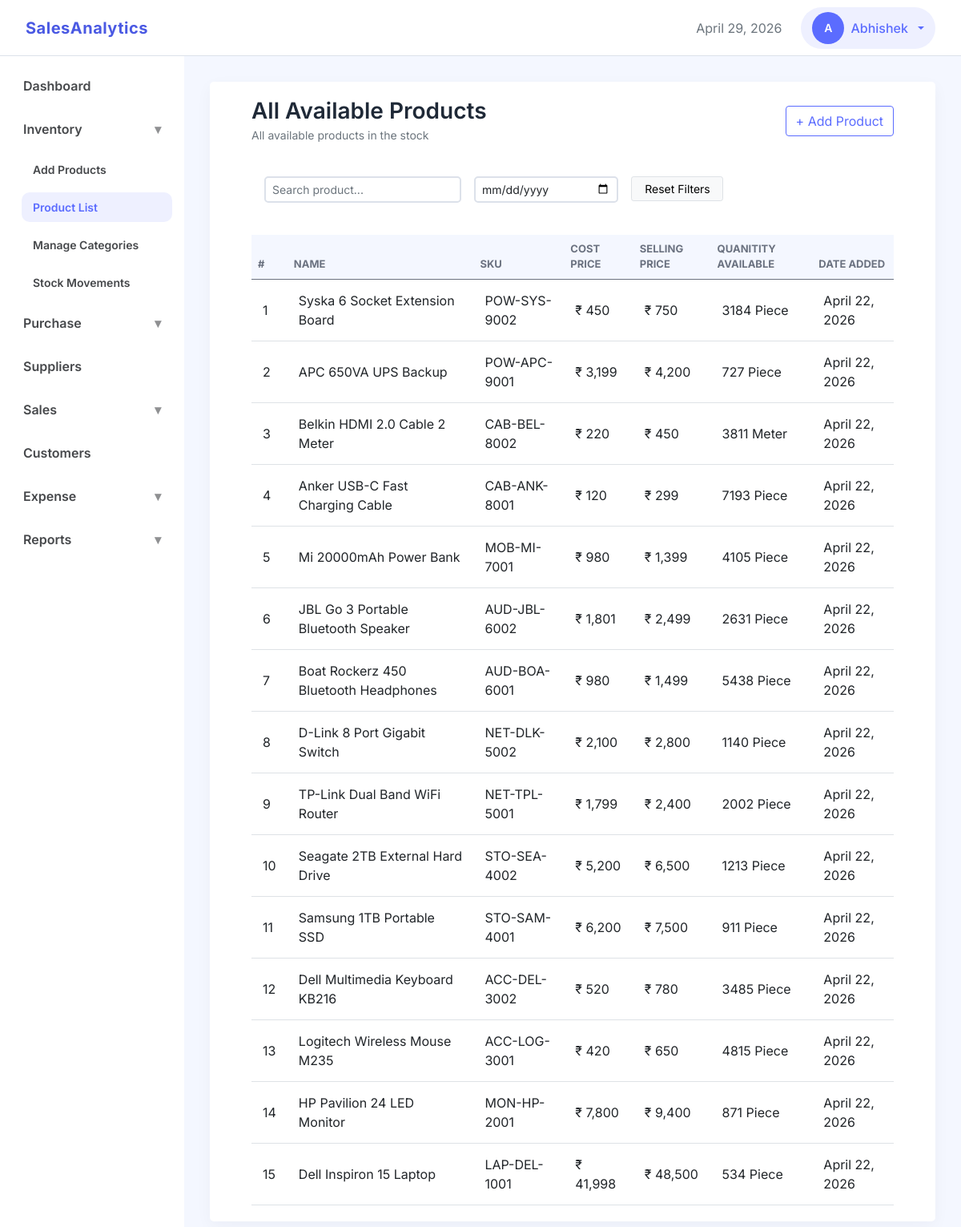
Page /inventory/list/ (signed in) on the committed database.
### accounts/models.py (models this page shows, shortened)
class User(AbstractUser):
    username = None # Remove username
    first_name = models.CharField(max_length=150)
    email = models.EmailField(unique=True)
    created_at = models.DateTimeField(auto_now_add=True)
    updated_at = models.DateTimeField(auto_now=True)
    USERNAME_FIELD = 'email'
    REQUIRED_FIELDS = []
    objects = UserManager() # Attach Manager

### inventory/models.py (models this page shows, shortened)
class Product(models.Model):
    class UnitChoices(models.TextChoices):
        PIECE = 'pcs', 'Piece'
        KILOGRAM = 'kg', 'KG'
        LITER = 'l', 'Liter'
        GRAM = 'g', 'Gram'
        METER = 'm', 'Meter'
        BOX = 'box', 'Box'
        PACK = 'pack', 'Pack'
    name = models.CharField(max_length=100)
    description = models.TextField(blank=True)
    sku = models.CharField(max_length=100, unique=True)
    category = models.ForeignKey(
        ProductCategory, on_delete=models.PROTECT,
        db_index=True,
        related_name='products'
        )
    current_avg_cost = models.DecimalField(
        max_digits=12,
        decimal_places=2,
        blank=True,
        null=True
        )
    selling_price = models.DecimalField(
        max_digits=12,
        decimal_places=2
        )
    current_stock = models.IntegerField(
        default=0,
        validators=[MinValueValidator(0)]
        )
    unit = models.CharField(
        max_length=20,
        choices=UnitChoices.choices
        )
    reorder_level = models.IntegerField(
        default=0,
        validators=[MinValueValidator(0)]
        )
    is_active = models.BooleanField(default=True)
    business = models.ForeignKey('business.Business', on_delete=models.CASCADE, related_name='products')
    created_by = models.ForeignKey('accounts.User', on_delete=models.SET_NULL, null=True, blank=True, related_name='created_products')
    created_at = models.DateTimeField(auto_now_add=True)
    updated_at = models.DateTimeField(auto_now=True)

### inventory/views.py (the view)
# urls.py: path('list/', views.ProductListView.as_view(), name='product_list'),
class ProductListView(ListView):
    model = Product
    template_name = 'inventory/product_list.html'
    context_object_name = 'products'
    def get_queryset(self):
        return Product.objects.filter(business_id=get_business_id(self.request)).order_by('-created_at')

### core/context_processors.py (called while the page is built)
def user_role(request):
    if request.user.is_authenticated:
        business_id = request.session.get('business_id')
        if business_id:
            membership = Membership.objects.filter(
                business_id=business_id,
                user=request.user
            ).first()
            if membership:
                return {'user_role': membership.role}
    return {'user_role': None}

### dashboard/templatetags/navigation_tags.py (called while the page is built)
@register.simple_tag(takes_context=True)
def active(context, *url_names):
    request = context['request']
    current_url = request.resolver_match.url_name
    if current_url in url_names:
        return 'active'
    return ''

@register.simple_tag(takes_context=True)
def show_menu(context, *url_names):
    request = context['request']
    current_url = request.resolver_match.url_name
    if current_url in url_names:
        return 'show'
    return ''

### inventory/views.py (called while the page is built)
def get_business_id(request):
    return request.session.get('business_id')

### templates/inventory/product_list.html (shortened to what this page needs)
{% extends "base.html" %}
{% load static %}
{% load humanize %}
{% block css_files%}
    <link rel="stylesheet" href="{% static 'css/apps/list.css' %}">
{% endblock %}
{% block content %}
<div class="container-fluid">
    <div class="d-flex justify-content-between align-items-center mb-4">
        <div>
            <h3 class="section-title mb-0">All Available Products</h3>
            <small class="text-muted">All available products in the stock</small>
        </div>
        <a href="{% url 'add_product' %}" class="btn btn-secondary">
            + Add Product
        </a>
    </div>
    <div class=" mb-4 p-3">
        <div class="row g-3">
            <div class="col-md-4">
                <input type="text" id="search_field"
                       class="form-control form-control-sm"
                       placeholder="Search product...">
            </div>
            <div class="col-md-3">
                <input type="date" id="date_field" class="form-control  form-control-sm">
            </div>
            <div class="col-md-2">
                <button id="reset_filters" class="btn btn-sm btn-light border w-100">
                    Reset Filters
                </button>
            </div>
        </div>
    </div>
    <div class="">
        <div class="table-responsive">
            <table class="table table-hover align-middle data-table mb-0">
                <thead>
                    <tr>
                        <th>#</th>
                        <th>Name</th>
                        <th>SKU</th>
                        <th>cost Price</th>
                        <th>Selling Price</th>
                        <th>Quanitity Available</th>
                        <th>Date Added</th>
                    </tr>
                </thead>
                <tbody id="products_tbody">
                    {% for product in products %}
                    <tr class="clickable-row" data-url="{% url 'product_detail' product.id %}">
                        <td>{{ forloop.counter }}</td>
                        <td>
                            {{ product.name }}
                        </td>
                        <td>{{ product.sku }}</td>
                        <td>
                            ₹ {{ product.current_avg_cost|floatformat:0|intcomma }}
                        </td>
                        <td>
                            ₹ {{ product.selling_price|floatformat:0|intcomma }}
                        </td>
                        <td>
                            {{ product.current_stock  }} {{ product.get_unit_display }}
                        </td>
                        <td>
                            {{ product.created_at|date }}
                        </td>
                    </tr>
                    {% empty %}
                    <tr>
                        <td colspan="7" class="text-center py-4 text-muted">
                            No products recorded
                        </td>
                    </tr>
                    {% endfor %}
                </tbody>
            </table>
        </div>
    </div>
</div>
{% endblock %}

### templates/partials/navbar.html (shortened to what this page needs)
<nav class="navbar custom-navbar d-flex justify-content-between align-items-center">
    <div class="d-flex align-items-center gap-4">
        <a class="navbar-brand" href="{% url 'dashboard' %}">SalesAnalytics</a>
    </div>
    <div class="d-flex align-items-center gap-4">
        <span class="text-muted" id="nav-date"></span>
        {% if user.is_authenticated %}
            <div class="dropdown">
                <button class="btn admin-btn dropdown-toggle d-flex align-items-center gap-2"
                        data-bs-toggle="dropdown"
                        aria-expanded="false">
                    <div class="avatar">{{ user.first_name|default:user.email|slice:':1'|upper }}</div>
                    <span>{{ user.first_name }}</span>
                </button>
            </div>
        {% else %}
            <div>
                <a class="btn btn-primary me-2" href="{% url 'signin' %}">Sign In</a>
                <a class="btn btn-outline-primary" href="{% url 'signup' %}">Sign Up</a>
            </div>
        {% endif %}
    </div>
</nav>

### static/css/base.css (style rules this page uses)
:root { --clr-primary: #5b6cff; --clr-secondary: #4038c6; --clr-primary-hover: #4a59e3; --clr-primary-medium: #dbdffc; --clr-primary-soft: #eef0ff; --clr-accent: #00c2ff; --primary-gradient: linear-gradient(135deg, var(--clr-secondary), var(--clr-primary)); --secondary-gradient: linear-gradient(130deg, var(--clr-primary-hover), var(--clr-primary)); --clr-bg-main: #ffffff; --clr-bg-content: #f4f7ff; --clr-bg-btn-secondary: #eaeaea; --clr-bg-components: #f5f7fa; --clr-text-main: #1f2937; --clr-text-medium: #46484b; --clr-text-muted: #6b7280; --clr-text-placeholder: #c4c7cc; --clr-text-light: #fefefc; --clr-border: #dce1ea; --clr-border-light: #e4e7ec; --shadow-soft: 0 6px 20px rgba(17, 24, 39, 0.04); --radius: 5px; --nav-height: 70px; --space-xs: 8px; --space-sm: 12px; --space-md: 16px; --space-lg: 24px; --space-xl: 32px; }
* { box-sizing: border-box; }
body { margin: 0; padding: 0; font-family: "Inter", sans-serif; color: var(--clr-text-main); background: var(--clr-bg-main); -webkit-font-smoothing: antialiased; }
h1, h2, h3, h4, h5 { font-weight: 600; margin-bottom: 0.5rem; }
.text-muted { color: var(--clr-text-muted); }
.clickable-row { cursor: pointer; }

### static/css/layout.css (style rules this page uses)
.custom-navbar { height: var(--nav-height); background: var(--clr-bg-main); border-bottom: 1px solid var(--clr-border); padding: 0 32px; }
.navbar-brand { font-weight: 700; color: var(--clr-primary); letter-spacing: 0.5px; transition: color 0.5s ease; }
.navbar-brand { color: var(--clr-primary-hover); }
.admin-btn { background: var(--clr-primary-soft); border: none; border-radius: 30px; padding: 6px 14px; font-weight: 500; color: var(--clr-primary); }
.avatar { width: 32px; height: 32px; background: var(--clr-primary); color: #ffffff; font-size: 14px; font-weight: 600; display: flex; align-items: center; justify-content: center; border-radius: 50%; }
.table td { vertical-align: middle; }

### static/css/components.css (style rules this page uses)
.form-control, .form-select { border-radius: var(--radius); border: 2px solid var(--clr-border); }
.btn-secondary { background: none !important; border-color: var(--clr-primary) !important; color: var(--clr-primary) !important; }
.avatar { width: 40px; height: 40px; border-radius: 50%; object-fit: cover; }
.table-responsive { overflow: visible; }

### static/css/apps/list.css (style rules this page uses)
.data-table thead { background: var(--clr-bg-content); }
.data-table th { font-size: 13px; text-transform: uppercase; color: var(--clr-text-muted); }
.data-table td { padding: 14px; }

### rows in the picture
User: first_name "A", first_name "Abhishek"
Product: name "Syska 6 Socket Extension Board", sku "POW-SYS-9002", current_avg_cost "450", selling_price "750", current_stock "3184", unit "Piece", created_at "April 22, 2026"
Product: name "APC 650VA UPS Backup", sku "POW-APC-9001", current_avg_cost "3,199", selling_price "4,200", current_stock "727", unit "Piece", created_at "April 22, 2026"
Product: name "Belkin HDMI 2.0 Cable 2 Meter", sku "CAB-BEL-8002", current_avg_cost "220", selling_price "450", current_stock "3811", unit "Meter", created_at "April 22, 2026"
Product: name "Anker USB-C Fast Charging Cable", sku "CAB-ANK-8001", current_avg_cost "120", selling_price "299", current_stock "7193", unit "Piece", created_at "April 22, 2026"
Product: name "Mi 20000mAh Power Bank", sku "MOB-MI-7001", current_avg_cost "980", selling_price "1,399", current_stock "4105", unit "Piece", created_at "April 22, 2026"
Product: name "JBL Go 3 Portable Bluetooth Speaker", sku "AUD-JBL-6002", current_avg_cost "1,801", selling_price "2,499", current_stock "2631", unit "Piece", created_at "April 22, 2026"
Product: name "Boat Rockerz 450 Bluetooth Headphones", sku "AUD-BOA-6001", current_avg_cost "980", selling_price "1,499", current_stock "5438", unit "Piece", created_at "April 22, 2026"
Product: name "D-Link 8 Port Gigabit Switch", sku "NET-DLK-5002", current_avg_cost "2,100", selling_price "2,800", current_stock "1140", unit "Piece", created_at "April 22, 2026"
Product: name "TP-Link Dual Band WiFi Router", sku "NET-TPL-5001", current_avg_cost "1,799", selling_price "2,400", current_stock "2002", unit "Piece", created_at "April 22, 2026"
Product: name "Seagate 2TB External Hard Drive", sku "STO-SEA-4002", current_avg_cost "5,200", selling_price "6,500", current_stock "1213", unit "Piece", created_at "April 22, 2026"
Product: name "Samsung 1TB Portable SSD", sku "STO-SAM-4001", current_avg_cost "6,200", selling_price "7,500", current_stock "911", unit "Piece", created_at "April 22, 2026"
Product: name "Dell Multimedia Keyboard KB216", sku "ACC-DEL-3002", current_avg_cost "520", selling_price "780", current_stock "3485", unit "Piece", created_at "April 22, 2026"
Product: name "Logitech Wireless Mouse M235", sku "ACC-LOG-3001", current_avg_cost "420", selling_price "650", current_stock "4815", unit "Piece", created_at "April 22, 2026"
Product: name "HP Pavilion 24 LED Monitor", sku "MON-HP-2001", current_avg_cost "7,800", selling_price "9,400", current_stock "871", unit "Piece", created_at "April 22, 2026"
Product: name "Dell Inspiron 15 Laptop", sku "LAP-DEL-1001", current_avg_cost "41,998", selling_price "48,500", current_stock "534", unit "Piece", created_at "April 22, 2026"
